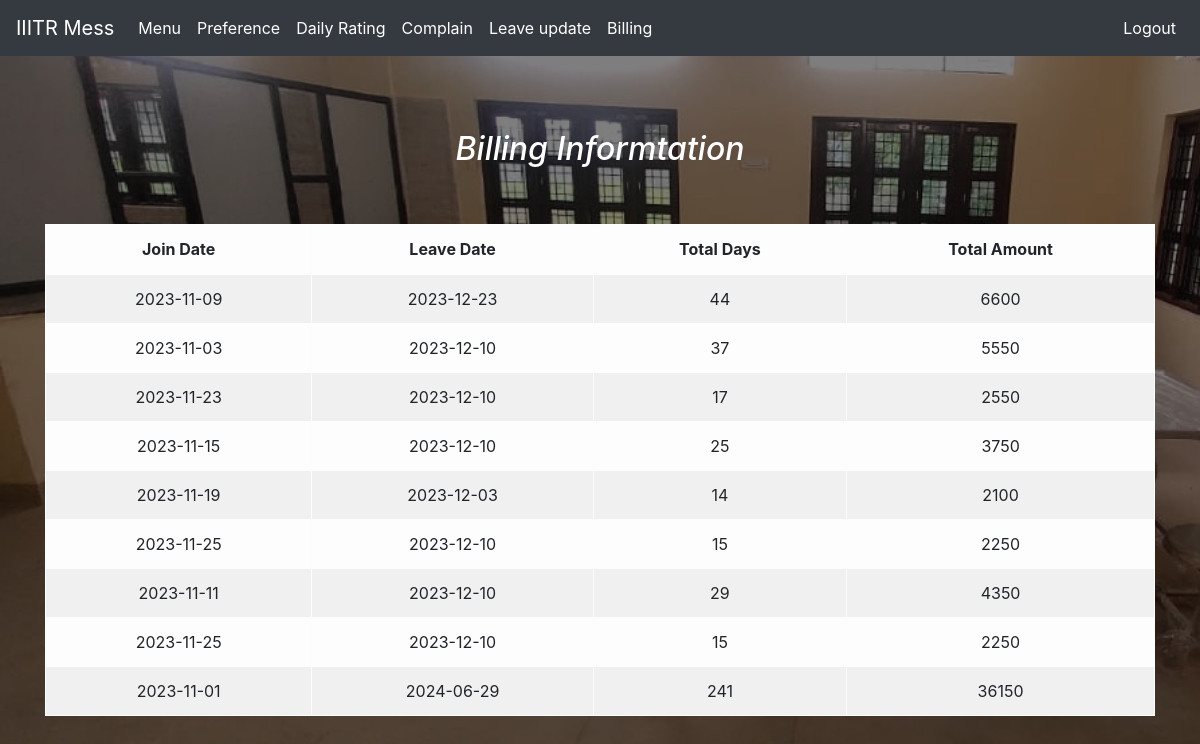
Page /billings.php (signed in) on the committed database.
### tables this page shows
CREATE TABLE `billings` (
  `billing_id` int(11) NOT NULL,
  `student_id` varchar(10) NOT NULL,
  `student_name` varchar(255) NOT NULL,
  `joining_date` date NOT NULL,
  `leaving_date` date NOT NULL,
  `total_days` int(10) NOT NULL,
  `total_amount` float NOT NULL,
  `pdf_path` varchar(255) NOT NULL
);

### billings.php (the view, shortened to what this page needs)
<?php
include("config.php");
$student_id = $_SESSION['user_id'];
$billing_query = "SELECT * FROM billings WHERE student_id='$student_id'";
$billing_result = mysqli_query($conn, $billing_query);
?>
<!DOCTYPE html>
<html lang="en">
<head>
    <link rel="stylesheet" href="https://stackpath.bootstrapcdn.com/bootstrap/4.3.1/css/bootstrap.min.css">
  </head>
<body>
<nav class="navbar navbar-expand-lg navbar-dark bg-dark">
  <a class="navbar-brand" href="student_welcome.php">IIITR Mess</a>
  <div class="collapse navbar-collapse" id="navbarNavDropdown">
  <ul class="navbar-nav">
      <li class="nav-item active">
        <a class="nav-link" href="view_menu.php">Menu</a>
      </li>
      <li class="nav-item active">
        <a class="nav-link" href="vote.php">Preference</a>
      </li>
      <li class="nav-item active">
        <a class="nav-link" href="rate_user.php">Daily Rating</a>
      </li>
      <li class="nav-item active">
        <a class="nav-link" href="complain.php">Complain</a>
      </li>
      <li class="nav-item active">
        <a class="nav-link" href="leave_join.php">Leave update</a>
      </li>
      <li class="nav-item active">
        <a class="nav-link" href="billings.php">Billing</a>
      </li>
    </ul>
    <ul class="navbar-nav ml-auto">
    <li class="nav-item active">
      <a class="nav-link" href="logout.php">Logout</a>
    </li>
  </ul>
  </div>
</nav>
<br>
<div class="container" style="margin-top: 50px;">
        <div class="row justify-content-center">
            <div class="col-md-8">
                <h2 class="text-center"><i>Billing Informtation</i></h2>
            </div>
        </div>
    </div>
    <div class="container mt-5">
    <div class="row">
        <div class="col-md-12 mx-auto text-center">
            <table class="table table-bordered table-striped table-light">
                <thead>
                    <tr>
                        <th scope="col">Join Date</th>
                        <th scope="col">Leave Date</th>
                        <th scope="col">Total Days</th>
                        <th scope="col">Total Amount</th>
                    </tr>
                </thead>
                <tbody>
                <?php
                    while ($row = mysqli_fetch_assoc($billing_result)) {
                        echo "<tr>";
                        echo "<td>" . $row['joining_date'] . "</td>";
                        echo "<td>" . $row['leaving_date'] . "</td>";
                        echo "<td>" . $row['total_days'] . "</td>";
                        echo "<td>" . $row['total_amount'] . "</td>";
                        echo "</tr>";
                    }
                ?>
                </tbody>
            </table>
                <br>
            </div>
        </div>
    </div>
</body>
</html>

### billings.php (style rules this page uses)
body { background-image: url('mess.jpeg'); background-size: cover; background-repeat: no-repeat; background-attachment: fixed; color: white; }
body::before { content: ""; position: fixed; top: 0; left: 0; width: 100%; height: 100%; background: rgba(0, 0, 0, 0.5); z-index: -1; }
.container { margin-top: 50px; }

### rows in the picture
billings: joining_date "2023-11-09", leaving_date "2023-12-23", total_days "44", total_amount "6600"
billings: joining_date "2023-11-03", leaving_date "2023-12-10", total_days "37", total_amount "5550"
billings: joining_date "2023-11-23", leaving_date "2023-12-10", total_days "17", total_amount "2550"
billings: joining_date "2023-11-15", leaving_date "2023-12-10", total_days "25", total_amount "3750"
billings: joining_date "2023-11-19", leaving_date "2023-12-03", total_days "14", total_amount "2100"
billings: joining_date "2023-11-25", leaving_date "2023-12-10", total_days "15", total_amount "2250"
billings: joining_date "2023-11-11", leaving_date "2023-12-10", total_days "29", total_amount "4350"
billings: joining_date "2023-11-25", leaving_date "2023-12-10", total_days "15", total_amount "2250"
billings: joining_date "2023-11-01", leaving_date "2024-06-29", total_days "241", total_amount "36150"
